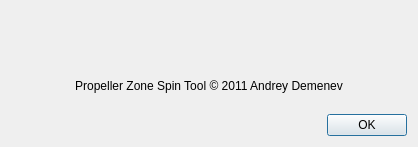
<?xml version="1.0" encoding="UTF-8"?>
<ui version="4.0">
 <class>PZST::AboutDialog</class>
 <widget class="QDialog" name="AboutDialog">
  <property name="windowModality">
   <enum>Qt::ApplicationModal</enum>
  </property>
  <property name="geometry">
   <rect>
    <x>0</x>
    <y>0</y>
    <width>418</width>
    <height>147</height>
   </rect>
  </property>
  <property name="sizePolicy">
   <sizepolicy hsizetype="MinimumExpanding" vsizetype="MinimumExpanding">
    <horstretch>0</horstretch>
    <verstretch>0</verstretch>
   </sizepolicy>
  </property>
  <property name="minimumSize">
   <size>
    <width>0</width>
    <height>0</height>
   </size>
  </property>
  <property name="maximumSize">
   <size>
    <width>545</width>
    <height>166</height>
   </size>
  </property>
  <property name="windowTitle">
   <string>About</string>
  </property>
  <property name="windowIcon">
   <iconset resource="PZST.qrc">
    <normaloff>:/Files/appicon.ico</normaloff>:/Files/appicon.ico</iconset>
  </property>
  <property name="modal">
   <bool>true</bool>
  </property>
  <layout class="QVBoxLayout" name="verticalLayout">
   <item>
    <widget class="QLabel" name="label">
     <property name="text">
      <string notr="true">&lt;!DOCTYPE HTML PUBLIC &quot;-//W3C//DTD HTML 4.0//EN&quot; &quot;http://www.w3.org/TR/REC-html40/strict.dtd&quot;&gt;
&lt;html&gt;&lt;head&gt;&lt;meta name=&quot;qrichtext&quot; content=&quot;1&quot; /&gt;&lt;style type=&quot;text/css&quot;&gt;
p, li { white-space: pre-wrap; }
&lt;/style&gt;&lt;/head&gt;&lt;body style=&quot; font-family:'Verdana'; font-size:9pt; font-weight:400; font-style:normal;&quot;&gt;
&lt;table style=&quot;-qt-table-type: root; margin-top:4px; margin-bottom:4px; margin-left:4px; margin-right:4px;&quot;&gt;
&lt;tr&gt;
&lt;td style=&quot;border: none;&quot;&gt;
&lt;p style=&quot; margin-top:0px; margin-bottom:0px; margin-left:0px; margin-right:0px; -qt-block-indent:0; text-indent:0px;&quot;&gt;&lt;a href=&quot;http://www.propellerzone.ru/&quot;&gt;&lt;img src=&quot;:/Files/logo.png&quot; /&gt;&lt;/a&gt;&lt;/p&gt;&lt;/td&gt;&lt;/tr&gt;&lt;/table&gt;&lt;/body&gt;&lt;/html&gt;</string>
     </property>
     <property name="alignment">
      <set>Qt::AlignCenter</set>
     </property>
     <property name="openExternalLinks">
      <bool>true</bool>
     </property>
     <property name="textInteractionFlags">
      <set>Qt::LinksAccessibleByMouse</set>
     </property>
    </widget>
   </item>
   <item>
    <widget class="QLabel" name="label_2">
     <property name="text">
      <string>Propeller Zone Spin Tool © 2011 Andrey Demenev</string>
     </property>
     <property name="alignment">
      <set>Qt::AlignCenter</set>
     </property>
    </widget>
   </item>
   <item>
    <widget class="QDialogButtonBox" name="buttonBox">
     <property name="orientation">
      <enum>Qt::Horizontal</enum>
     </property>
     <property name="standardButtons">
      <set>QDialogButtonBox::Ok</set>
     </property>
    </widget>
   </item>
  </layout>
 </widget>
 <resources>
  <include location="PZST.qrc"/>
 </resources>
 <connections>
  <connection>
   <sender>buttonBox</sender>
   <signal>accepted()</signal>
   <receiver>AboutDialog</receiver>
   <slot>accept()</slot>
   <hints>
    <hint type="sourcelabel">
     <x>248</x>
     <y>254</y>
    </hint>
    <hint type="destinationlabel">
     <x>157</x>
     <y>274</y>
    </hint>
   </hints>
  </connection>
  <connection>
   <sender>buttonBox</sender>
   <signal>rejected()</signal>
   <receiver>AboutDialog</receiver>
   <slot>reject()</slot>
   <hints>
    <hint type="sourcelabel">
     <x>316</x>
     <y>260</y>
    </hint>
    <hint type="destinationlabel">
     <x>286</x>
     <y>274</y>
    </hint>
   </hints>
  </connection>
 </connections>
</ui>
